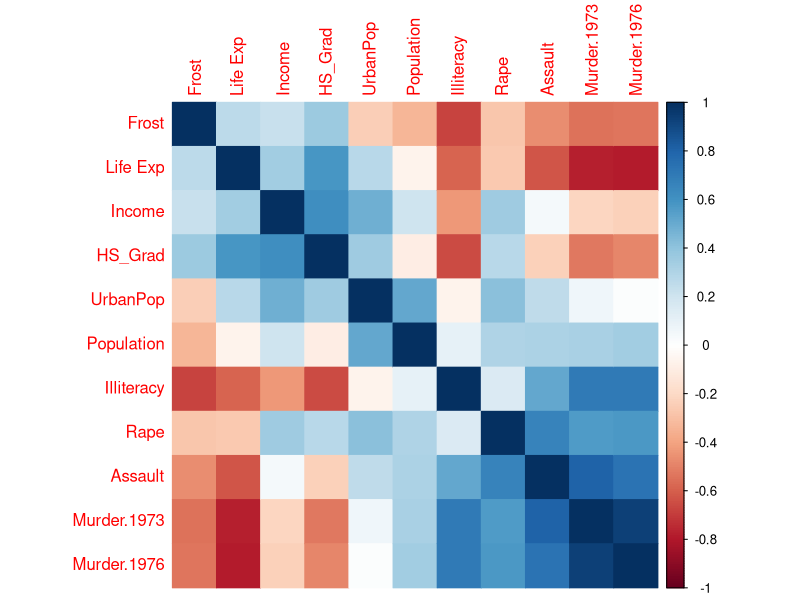
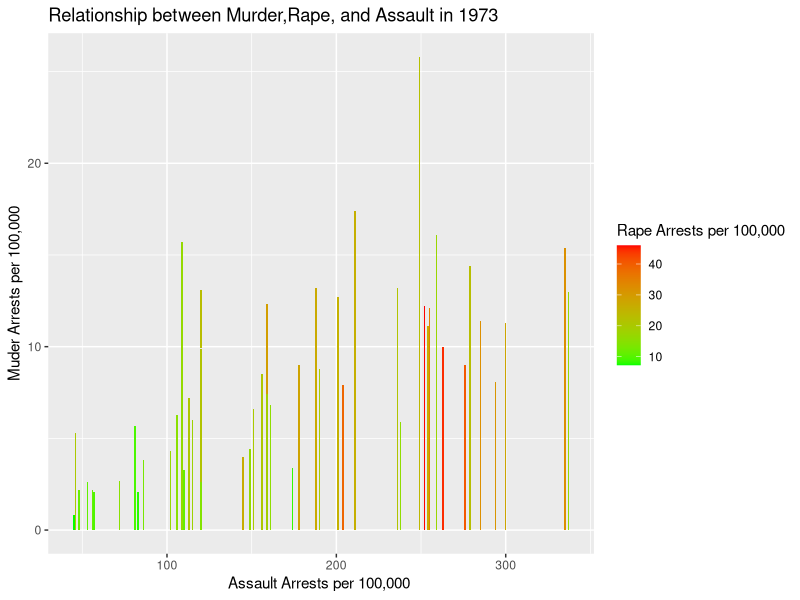
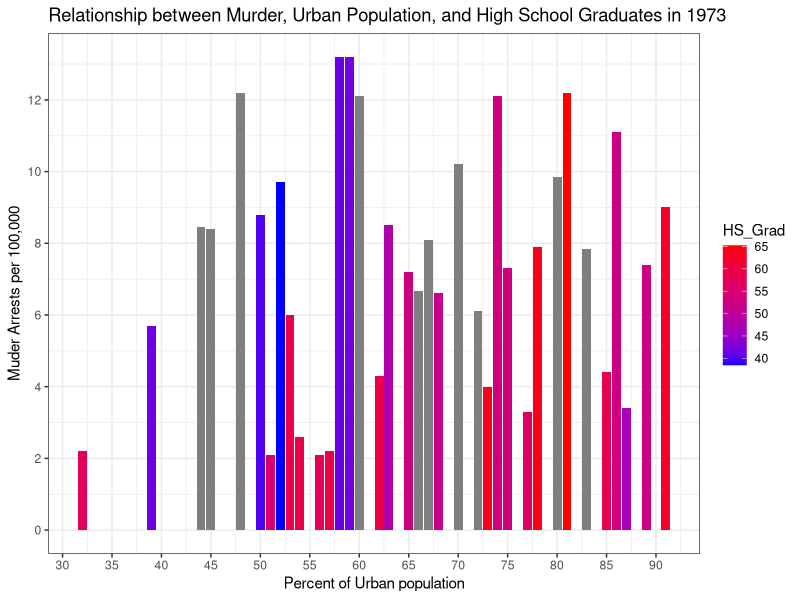
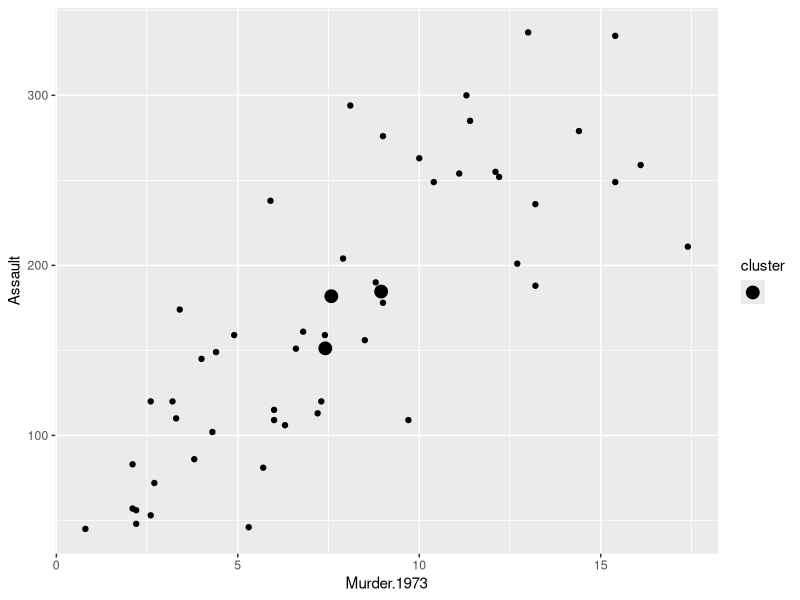
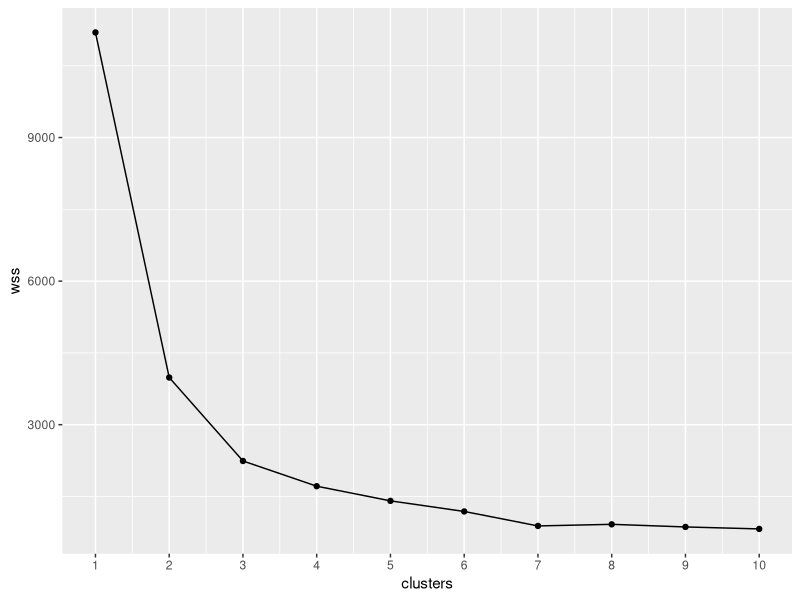
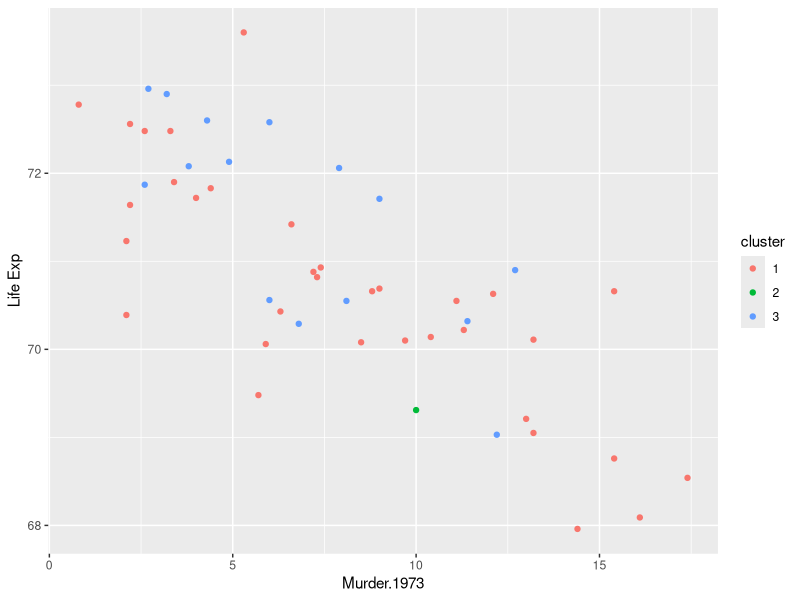
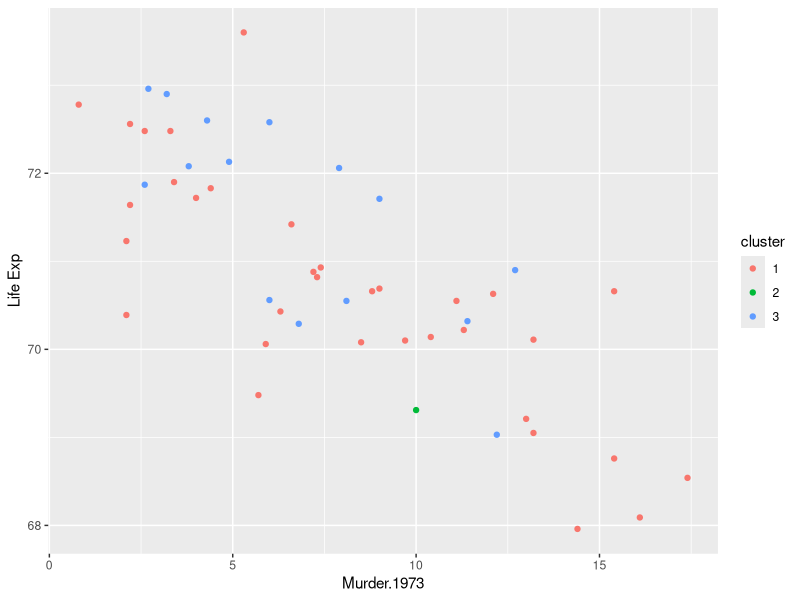

These charts were generated, in order, by the following R code:
## ---- chunk 1
knitr::opts_chunk$set(echo = TRUE)
library(dplyr)
library(tidyverse)
library(datasets)
library(corrplot)
## ---- chunk 2
head(USArrests)
head(state.x77)
## ---- chunk 3
states<-as.data.frame(state.x77)
States<-states%>% rename("Murder.1976"=Murder)
USArrests<-USArrests%>%rename("Murder.1973"=Murder)
States<-States%>%rename("HS_Grad"= "HS Grad")
statesarrests<-cbind.data.frame(USArrests,States)
## ---- chunk 4
statesssss<-statesarrests
State_names<-rownames(statesssss)
rownames(statesssss)<-NULL
statesarrests<-cbind(State_names,statesssss)
## ---- chunk 5
statesarrests%>%mutate("change_in_murder"=Murder.1973-Murder.1976)%>%arrange(desc(change_in_murder))%>%head

## ---- chunk 6
statesarrests%>%group_by(State_names,Illiteracy)%>%mutate(total_crime=Rape+Assault+Murder.1973+Murder.1976)%>%summarise(mean(total_crime))%>%arrange(desc(Illiteracy))
## ---- chunk 7
statesarrests%>%group_by(State_names,`Life Exp`)%>%mutate(total_crime=Rape+Assault+Murder.1973+Murder.1976)%>%summarise(mean(total_crime))%>%arrange(desc(`Life Exp`))
## ---- chunk 8
statesarrests%>%filter(State_names=="Texas")
## ---- chunk 9
##statesarrests%>%summarize_all(funs(mean=mean),na.rm=T)
##statesarrests%>%summarize_all(funs(sd=sd),na.rm=T)
## ---- chunk 10
statesarrests%>%select(State_names, Murder.1973,Assault)%>%arrange(desc(Murder.1973))
## ---- chunk 11
corstates<-statesarrests[2:12]
statescorplot<-cor(corstates)
corrplot(statescorplot, method="color",order="hclust")
## ---- chunk 12
statesarrests%>%ggplot(aes(Assault))+geom_bar(aes(y=Murder.1973, fill=Rape),stat='identity')+scale_fill_gradient(low="green", high="red")+ggtitle("Relationship between Murder,Rape, and Assault in 1973")+labs(y="Muder Arrests per 100,000", x="Assault Arrests per 100,000 ",fill="Rape Arrests per 100,000")

## ---- chunk 13

ggplot(statesarrests)+geom_bar(aes(UrbanPop,Murder.1973,fill=HS_Grad),stat = 'Summary',fun.y=mean)+scale_fill_gradient(low="blue", high="red")+
scale_x_continuous(breaks = scales::pretty_breaks(n = 10)) +
scale_y_continuous(breaks = scales::pretty_breaks(n = 10))+ggtitle("Relationship between Murder, Urban Population, and High School Graduates in 1973")+labs(y="Muder Arrests per 100,000", x="Percent of Urban population")+theme_bw()
## ---- chunk 14
centersss<-statesarrests%>%mutate(cluster=sample(c('1','2','3'),50,replace = T))%>%group_by(cluster)%>%summarise(Murder.1973=mean(Murder.1973),Assault=mean(Assault))

ggplot(statesarrests)+geom_point(aes(Murder.1973,Assault))+geom_point(data=centersss,aes(Murder.1973, Assault,fill=""),color="black", size=4)+scale_fill_manual(name='cluster',values = 'black')


states_no_name<-statesarrests%>%select(Murder.1973,Assault,UrbanPop,Rape,   Population,Income,Illiteracy, 'Life Exp',Murder.1976,HS_Grad,Frost,Area)
wss<-vector()

for(i in 1:10){
temp<-statesarrests%>%dplyr::select(Murder.1973,UrbanPop)%>%kmeans(.,i)
wss[i]<-temp$tot.withinss
}
kmeans(states_no_name,3)->results
ggplot()+geom_point(aes(x=1:10,y=wss))+geom_path(aes(x=1:10,y=wss))+
  xlab("clusters")+scale_x_continuous(breaks=1:10)
kmeansss<-states_no_name%>%kmeans(3)

kmeansclust<-states_no_name%>%mutate(cluster=as.factor(kmeansss$cluster))
kmeansclust%>%ggplot(aes(Murder.1973,`Life Exp`,color=cluster))+geom_point()

kmeansclust%>%ggplot(aes(Murder.1973,`Life Exp`,color=cluster))+geom_point()
wss1<-vector()

for(i in 1:10){
temp<-statesarrests%>%dplyr::select(Assault,HS_Grad)%>%kmeans(.,i)
wss[i]<-temp$tot.withinss
}
